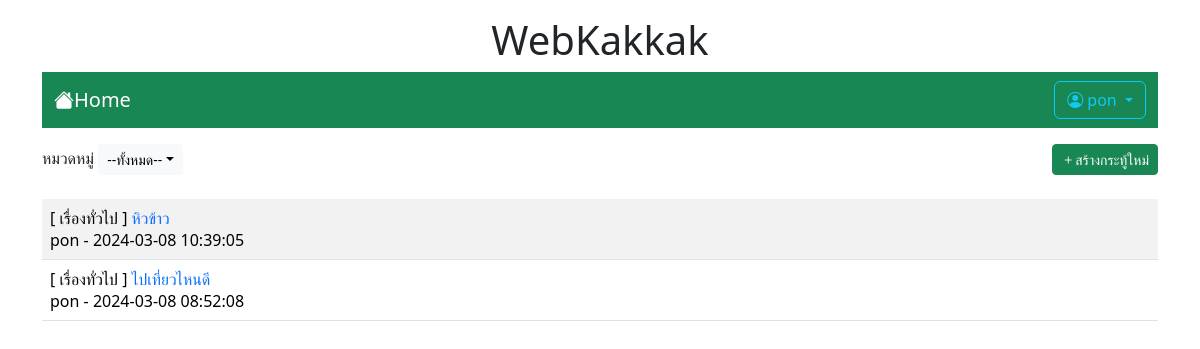
The app's page /index.php (signed in) with its own data.
### tables this page shows
CREATE TABLE `post` (
  `id` int(11) NOT NULL,
  `title` varchar(128) NOT NULL,
  `content` varchar(2048) NOT NULL,
  `post_date` datetime NOT NULL,
  `cat_id` int(11) NOT NULL,
  `user_id` int(11) NOT NULL
);

CREATE TABLE `category` (
  `id` int(11) NOT NULL,
  `name` varchar(32) NOT NULL
);

CREATE TABLE `user` (
  `id` int(11) NOT NULL,
  `login` varchar(32) NOT NULL,
  `password` varchar(64) NOT NULL,
  `name` varchar(64) NOT NULL,
  `gender` char(1) NOT NULL,
  `email` varchar(32) NOT NULL,
  `role` char(1) NOT NULL
);

### index.php (the view, shortened to what this page needs)
</html>
<!DOCTYPE html>
<html lang="en">
<head>
    <link rel="stylesheet" href="https://cdn.jsdelivr.net/npm/bootstrap-icons@1.11.3/font/bootstrap-icons.min.css">
    <link rel="stylesheet" href="bootstrap-5.3.2-dist/css/bootstrap.min.css">
</head>
<body>
    <div class="container-lg">
        <h1 style="text-align: center;" class="mt-3"> WebKakkak</h1>
        <?php include "nav.php" ?>
        <div class="mt-3 d-flex justify-content-between">
            <div>
                <span class="dropdown">
                    <label>หมวดหมู่</label>
                    <button class="btn btn-light btn-sm dropdown-toggle" type="button" data-bs-toggle="dropdown" aria-expanded="false">
                        --ทั้งหมด--</button>
                </span>
            </div>
            <?php if (isset($_SESSION['id'])) { ?>
                <div>
                    <a href="newpost.php" class="btn btn-success btn-sm">
                        <i class="bi bi-plus"></i>สร้างกระทู้ใหม่
                    </a>
                </div>
            <?php } ?>
        </div>
        <table class="table table-striped mt-4">
            <?php
            $conn = new PDO("mysql:host=localhost;dbname=webboard;charset=utf8", "root", "");
            $sql = "SELECT t3.name,t1.title,t1.id,t2.login,t1.post_date FROM post as t1
                    INNER JOIN user as t2 ON (t1.user_id=t2.id)
                    INNER JOIN category as t3 ON (t1.cat_id=t3.id)ORDER BY t1.post_date DESC";
            $result = $conn->query($sql);
            while ($row = $result->fetch()) {
                echo "<tr><td class='d-flex justify-content-between'>
                <div>[ $row[0] ] <a href=post.php?id=$row[2]
                style=text-decoration:none>$row[1]</a><br>$row[3] - $row[4]</div>";
            echo "</td></tr>";
            }
            ?>
        </table>
    </div>
</body>
</html>

### records on screen
post: category.name "เรื่องทั่วไป", title "หิวข้าว", user.login "pon", post_date "2024-03-08 10:39:05"
post: category.name "เรื่องทั่วไป", title "ไปเที่ยวไหนดี", user.login "pon", post_date "2024-03-08 08:52:08"

### other values on screen
$_SESSION['username'] "pon"
